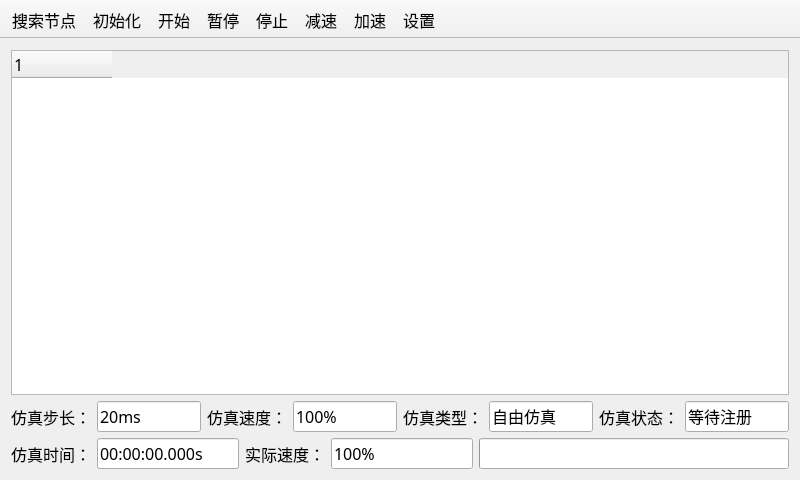
<?xml version="1.0" encoding="UTF-8"?>
<ui version="4.0">
 <class>MainWindowClass</class>
 <widget class="QMainWindow" name="MainWindowClass">
  <property name="enabled">
   <bool>true</bool>
  </property>
  <property name="geometry">
   <rect>
    <x>0</x>
    <y>0</y>
    <width>800</width>
    <height>480</height>
   </rect>
  </property>
  <property name="font">
   <font>
    <family>宋体</family>
    <pointsize>12</pointsize>
   </font>
  </property>
  <property name="windowTitle">
   <string>分布式仿真管理节点</string>
  </property>
  <widget class="QWidget" name="centralWidget">
   <layout class="QGridLayout" name="gridLayout">
    <item row="0" column="0">
     <widget class="QTreeWidget" name="nodeTree">
      <property name="font">
       <font>
        <family>宋体</family>
        <pointsize>12</pointsize>
       </font>
      </property>
      <attribute name="headerMinimumSectionSize">
       <number>50</number>
      </attribute>
      <attribute name="headerStretchLastSection">
       <bool>false</bool>
      </attribute>
      <column>
       <property name="text">
        <string notr="true">1</string>
       </property>
      </column>
     </widget>
    </item>
    <item row="1" column="0">
     <layout class="QHBoxLayout" name="horizontalLayout">
      <item>
       <widget class="QLabel" name="label">
        <property name="text">
         <string>仿真步长：</string>
        </property>
       </widget>
      </item>
      <item>
       <widget class="QLineEdit" name="simStepLineEdit">
        <property name="enabled">
         <bool>true</bool>
        </property>
        <property name="sizePolicy">
         <sizepolicy hsizetype="Preferred" vsizetype="Fixed">
          <horstretch>0</horstretch>
          <verstretch>0</verstretch>
         </sizepolicy>
        </property>
        <property name="maximumSize">
         <size>
          <width>16777215</width>
          <height>16777215</height>
         </size>
        </property>
        <property name="text">
         <string>20ms</string>
        </property>
        <property name="frame">
         <bool>true</bool>
        </property>
        <property name="readOnly">
         <bool>true</bool>
        </property>
       </widget>
      </item>
      <item>
       <widget class="QLabel" name="label_2">
        <property name="text">
         <string>仿真速度：</string>
        </property>
       </widget>
      </item>
      <item>
       <widget class="QLineEdit" name="simSpeedLineEdit">
        <property name="enabled">
         <bool>true</bool>
        </property>
        <property name="sizePolicy">
         <sizepolicy hsizetype="Preferred" vsizetype="Fixed">
          <horstretch>0</horstretch>
          <verstretch>0</verstretch>
         </sizepolicy>
        </property>
        <property name="text">
         <string>100%</string>
        </property>
        <property name="frame">
         <bool>true</bool>
        </property>
        <property name="readOnly">
         <bool>true</bool>
        </property>
       </widget>
      </item>
      <item>
       <widget class="QLabel" name="label_3">
        <property name="text">
         <string>仿真类型：</string>
        </property>
       </widget>
      </item>
      <item>
       <widget class="QLineEdit" name="simTypeLineEdit">
        <property name="enabled">
         <bool>true</bool>
        </property>
        <property name="sizePolicy">
         <sizepolicy hsizetype="Preferred" vsizetype="Fixed">
          <horstretch>0</horstretch>
          <verstretch>0</verstretch>
         </sizepolicy>
        </property>
        <property name="text">
         <string>自由仿真</string>
        </property>
        <property name="frame">
         <bool>true</bool>
        </property>
        <property name="readOnly">
         <bool>true</bool>
        </property>
       </widget>
      </item>
      <item>
       <widget class="QLabel" name="label_4">
        <property name="text">
         <string>仿真状态：</string>
        </property>
       </widget>
      </item>
      <item>
       <widget class="QLineEdit" name="simStateLineEdit">
        <property name="enabled">
         <bool>true</bool>
        </property>
        <property name="sizePolicy">
         <sizepolicy hsizetype="Preferred" vsizetype="Fixed">
          <horstretch>0</horstretch>
          <verstretch>0</verstretch>
         </sizepolicy>
        </property>
        <property name="text">
         <string>等待注册</string>
        </property>
        <property name="frame">
         <bool>true</bool>
        </property>
        <property name="readOnly">
         <bool>true</bool>
        </property>
       </widget>
      </item>
     </layout>
    </item>
    <item row="2" column="0">
     <layout class="QHBoxLayout" name="horizontalLayout_2">
      <item>
       <widget class="QLabel" name="label_5">
        <property name="text">
         <string>仿真时间：</string>
        </property>
       </widget>
      </item>
      <item>
       <widget class="QLineEdit" name="simTimeLineEdit">
        <property name="enabled">
         <bool>true</bool>
        </property>
        <property name="sizePolicy">
         <sizepolicy hsizetype="Preferred" vsizetype="Fixed">
          <horstretch>0</horstretch>
          <verstretch>0</verstretch>
         </sizepolicy>
        </property>
        <property name="maximumSize">
         <size>
          <width>16777215</width>
          <height>16777215</height>
         </size>
        </property>
        <property name="text">
         <string>00:00:00.000s</string>
        </property>
        <property name="frame">
         <bool>true</bool>
        </property>
        <property name="readOnly">
         <bool>true</bool>
        </property>
       </widget>
      </item>
      <item>
       <widget class="QLabel" name="label_6">
        <property name="text">
         <string>实际速度：</string>
        </property>
       </widget>
      </item>
      <item>
       <widget class="QLineEdit" name="simTrueSpeedLineEdit">
        <property name="enabled">
         <bool>true</bool>
        </property>
        <property name="sizePolicy">
         <sizepolicy hsizetype="Preferred" vsizetype="Fixed">
          <horstretch>0</horstretch>
          <verstretch>0</verstretch>
         </sizepolicy>
        </property>
        <property name="text">
         <string>100%</string>
        </property>
        <property name="frame">
         <bool>true</bool>
        </property>
        <property name="readOnly">
         <bool>true</bool>
        </property>
       </widget>
      </item>
      <item>
       <widget class="QProgressBar" name="progressBar">
        <property name="maximum">
         <number>100</number>
        </property>
        <property name="value">
         <number>0</number>
        </property>
        <property name="textVisible">
         <bool>false</bool>
        </property>
        <property name="invertedAppearance">
         <bool>false</bool>
        </property>
       </widget>
      </item>
     </layout>
    </item>
   </layout>
  </widget>
  <widget class="QToolBar" name="mainToolBar">
   <property name="movable">
    <bool>false</bool>
   </property>
   <property name="iconSize">
    <size>
     <width>32</width>
     <height>32</height>
    </size>
   </property>
   <property name="floatable">
    <bool>false</bool>
   </property>
   <attribute name="toolBarArea">
    <enum>TopToolBarArea</enum>
   </attribute>
   <attribute name="toolBarBreak">
    <bool>false</bool>
   </attribute>
   <addaction name="searchAction"/>
   <addaction name="initAction"/>
   <addaction name="startAction"/>
   <addaction name="pauseAction"/>
   <addaction name="stopAction"/>
   <addaction name="speedDownAction"/>
   <addaction name="speedUpAction"/>
   <addaction name="setAction"/>
  </widget>
  <action name="startAction">
   <property name="icon">
    <iconset resource="MainWindow.qrc">
     <normaloff>:/MainWindow/Resource/start.png</normaloff>:/MainWindow/Resource/start.png</iconset>
   </property>
   <property name="text">
    <string>开始</string>
   </property>
   <property name="toolTip">
    <string>开始</string>
   </property>
   <property name="autoRepeat">
    <bool>false</bool>
   </property>
   <property name="iconVisibleInMenu">
    <bool>true</bool>
   </property>
  </action>
  <action name="pauseAction">
   <property name="icon">
    <iconset resource="MainWindow.qrc">
     <normaloff>:/MainWindow/Resource/pause.png</normaloff>:/MainWindow/Resource/pause.png</iconset>
   </property>
   <property name="text">
    <string>暂停</string>
   </property>
   <property name="toolTip">
    <string>暂停</string>
   </property>
  </action>
  <action name="speedUpAction">
   <property name="icon">
    <iconset resource="MainWindow.qrc">
     <normaloff>:/MainWindow/Resource/speedup.png</normaloff>:/MainWindow/Resource/speedup.png</iconset>
   </property>
   <property name="text">
    <string>加速</string>
   </property>
   <property name="toolTip">
    <string>加速</string>
   </property>
  </action>
  <action name="speedDownAction">
   <property name="icon">
    <iconset resource="MainWindow.qrc">
     <normaloff>:/MainWindow/Resource/speeddown.png</normaloff>:/MainWindow/Resource/speeddown.png</iconset>
   </property>
   <property name="text">
    <string>减速</string>
   </property>
   <property name="toolTip">
    <string>减速</string>
   </property>
  </action>
  <action name="searchAction">
   <property name="icon">
    <iconset resource="MainWindow.qrc">
     <normaloff>:/MainWindow/Resource/search.png</normaloff>:/MainWindow/Resource/search.png</iconset>
   </property>
   <property name="text">
    <string>搜索节点</string>
   </property>
   <property name="toolTip">
    <string>搜索节点</string>
   </property>
  </action>
  <action name="stopAction">
   <property name="icon">
    <iconset resource="MainWindow.qrc">
     <normaloff>:/MainWindow/Resource/stop.png</normaloff>:/MainWindow/Resource/stop.png</iconset>
   </property>
   <property name="text">
    <string>停止</string>
   </property>
   <property name="toolTip">
    <string>停止</string>
   </property>
  </action>
  <action name="setAction">
   <property name="icon">
    <iconset resource="MainWindow.qrc">
     <normaloff>:/MainWindow/Resource/set.png</normaloff>:/MainWindow/Resource/set.png</iconset>
   </property>
   <property name="text">
    <string>设置</string>
   </property>
   <property name="toolTip">
    <string>设置</string>
   </property>
  </action>
  <action name="initAction">
   <property name="icon">
    <iconset resource="MainWindow.qrc">
     <normaloff>:/MainWindow/Resource/init.png</normaloff>:/MainWindow/Resource/init.png</iconset>
   </property>
   <property name="text">
    <string>初始化</string>
   </property>
   <property name="toolTip">
    <string>初始化</string>
   </property>
  </action>
 </widget>
 <layoutdefault spacing="6" margin="11"/>
 <resources>
  <include location="MainWindow.qrc"/>
 </resources>
 <connections/>
</ui>
